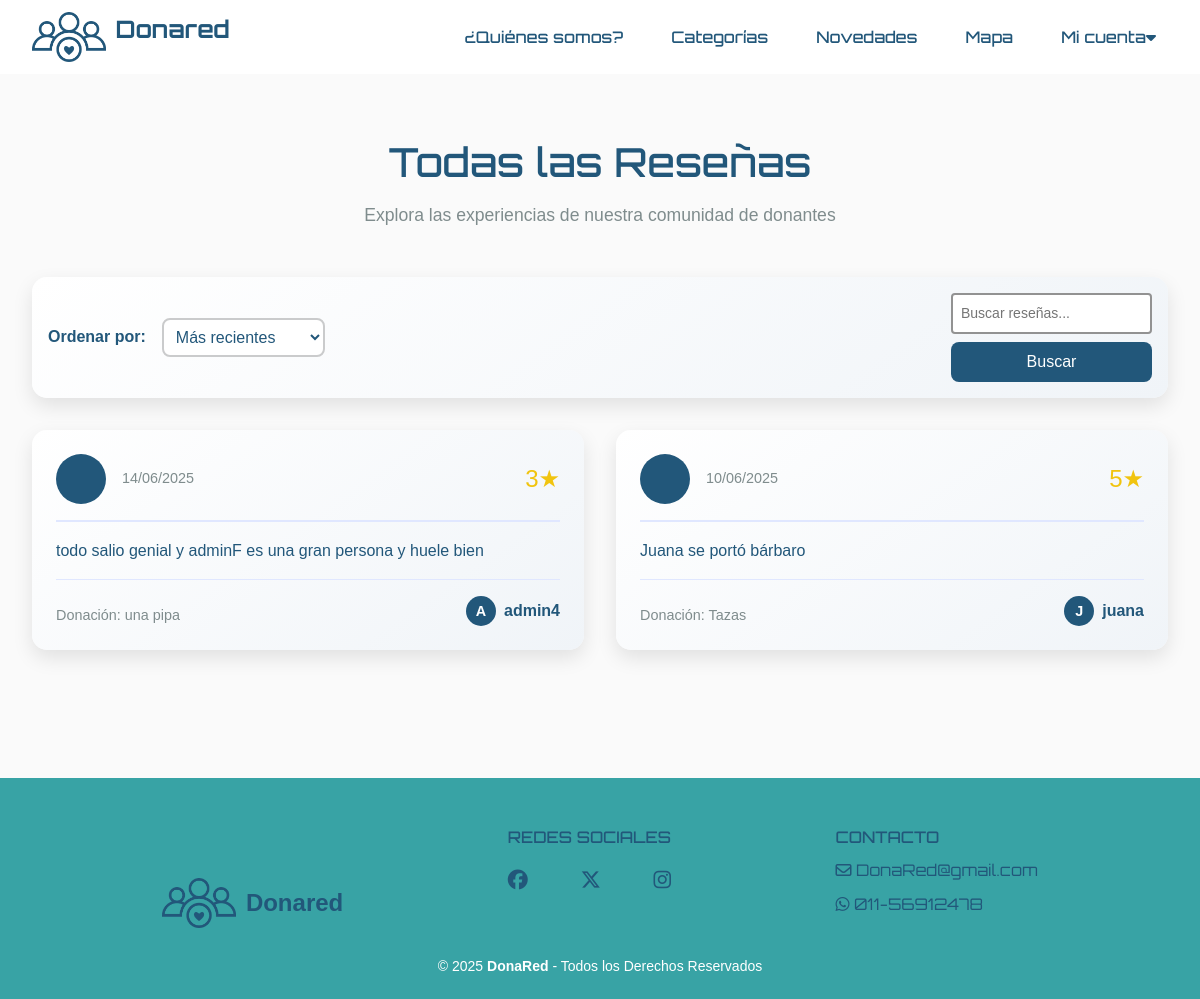
Before: /resenas/ with the older database file.
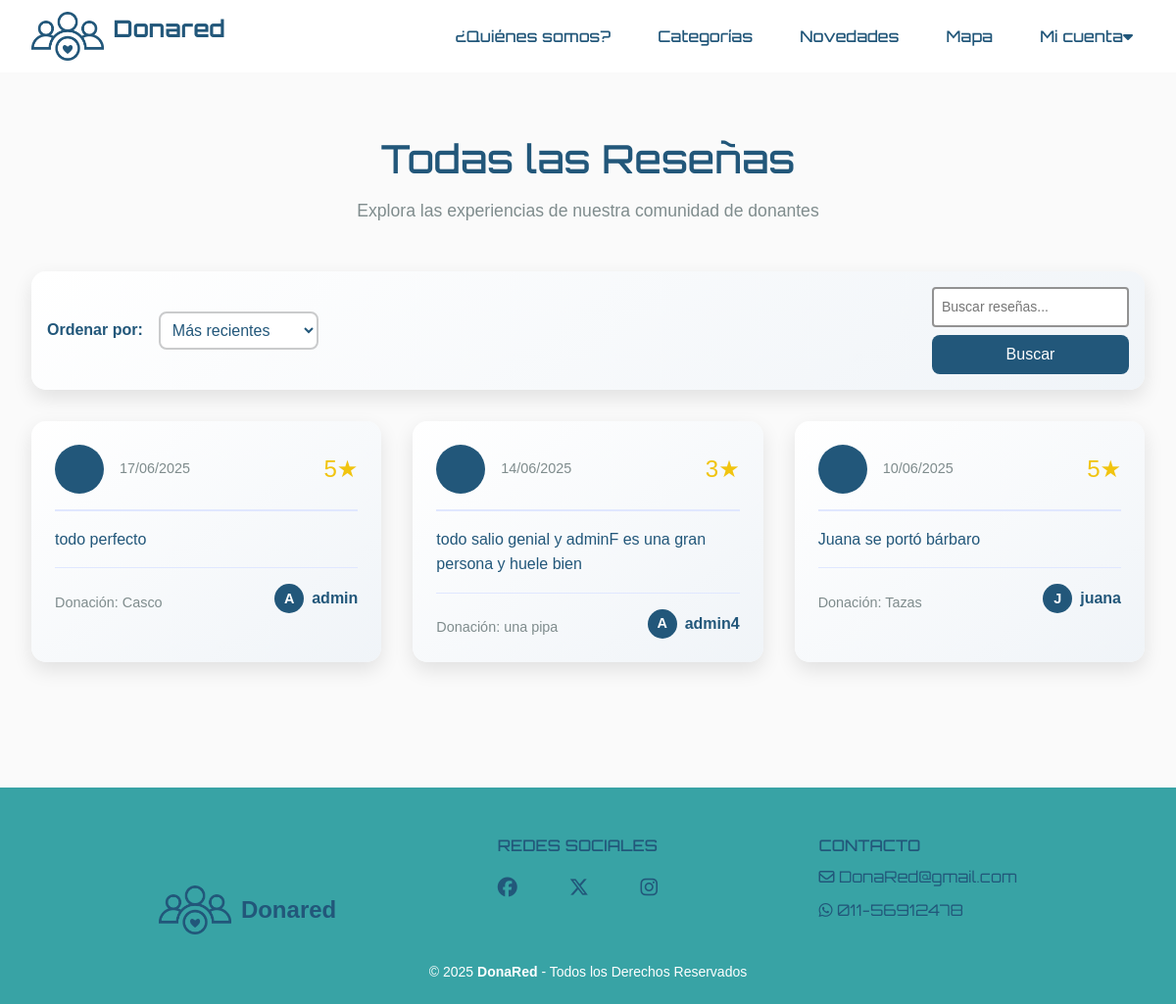
After: the same page with the newer database file.
### donaredapp/models.py (models this page shows, shortened)
class Resena(models.Model):
    ESTADO_CHOICES = [
        ('pending', 'Pendiente'),
        ('approved', 'Aprobada'),
        ('rejected', 'Rechazada'),
    ]
    solicitud = models.OneToOneField('Solicitud', on_delete=models.CASCADE, related_name='resena')
    calificacion = models.IntegerField(
        validators=[MinValueValidator(1), MaxValueValidator(5)],
        help_text="Calificación de 1 a 5 estrellas"
    )
    comentario = models.TextField(max_length=500, blank=True)
    fecha_creacion = models.DateTimeField(auto_now_add=True)
    estado = models.CharField(
        max_length=10,
        choices=ESTADO_CHOICES,
        default='pending',
        help_text="Estado de la reseña"
    )
    class Meta:
        verbose_name = 'Reseña'
        verbose_name_plural = 'Reseñas'
        ordering = ['-fecha_creacion']
    @property
    def estrellas(self):
        """Retorna la calificación en formato de estrellas"""
        return '★' * self.calificacion + '☆' * (5 - self.calificacion)

class Solicitud(models.Model):
    item = models.ForeignKey(Item, on_delete=models.CASCADE, related_name='item_solicitudes')
    donante = models.ForeignKey(User, on_delete=models.CASCADE, related_name='donante_solicitudes')
    beneficiario = models.ForeignKey(User, on_delete=models.CASCADE, related_name='beneficiario_solicitudes')
    fecha_creacion = models.DateTimeField(auto_now_add=True)
    STATUS_CHOICES = [
        ('PENDIENTE', 'Pendiente'),
        ('ACEPTADA', 'Aceptada'),
        ('RECHAZADA', 'Rechazada'),
        ('CONCRETADA', 'Concretada'),
    ]
    estado = models.CharField(max_length=20, choices=STATUS_CHOICES, default='PENDIENTE')
    class Meta:
        unique_together = ['item', 'beneficiario']
        verbose_name = 'Donación'
        verbose_name_plural = 'Donaciones'

class Item(models.Model):
    ESTADO_CHOICES = [
        ("activo", "Activo"),
        ("suspendido", "Suspendido"),
        ("donado", "Donado"),
        ("eliminado", "Eliminado"),
    ]
    nombre = models.CharField(max_length=100)
    descripcion = models.TextField(max_length=500)
    categoria = models.ForeignKey(Categoria, on_delete=models.CASCADE)
    fecha_creacion = models.DateTimeField(auto_now_add=True)
    usuario = models.ForeignKey(
        User,
        on_delete=models.CASCADE,
        related_name='items',
        null=True,
    )
    imagen = models.ImageField(upload_to='items/', null=True, blank=True, default='items/sin_imagen.png')
    domicilio = models.CharField(max_length=255, null=True, blank=True)
    estado = models.CharField(max_length=10, choices=ESTADO_CHOICES, default='activo')
    latitude = models.DecimalField(max_digits=9, decimal_places=6, null=True, blank=True)
    longitude = models.DecimalField(max_digits=9, decimal_places=6, null=True, blank=True)

### donaredapp/views.py (the view, shortened to what this page needs)
# urls.py: path('resenas/', views.ver_todas_resenas, name='ver_todas_resenas'),
def ver_todas_resenas(request):
    resenas = Resena.objects.all()
    search_query = request.GET.get('search', '')
    sort = request.GET.get('sort', 'recent')
    if sort == 'rating':
        resenas = resenas.order_by('-calificacion')
    elif sort == 'oldest':
        resenas = resenas.order_by('fecha_creacion')
    else:  # recent
        resenas = resenas.order_by('-fecha_creacion')
    paginator = Paginator(resenas, 12)  # 12 reseñas por página
    page = request.GET.get('page')
    resenas = paginator.get_page(page)
    return render(request, 'donaredapp/ver_todas_resenas.html', {
        'resenas': resenas,
        'search_query': search_query,
        'sort': sort
    })

### donaredapp/templates/donaredapp/ver_todas_resenas.html (shortened to what this page needs)
{% extends 'donaredapp/base.html' %}
{% load static %}
{% block content %}
<div class="all-reviews">
    <div class="section-header">
        <h2>Todas las Reseñas</h2>
        <p>Explora las experiencias de nuestra comunidad de donantes</p>
    </div>
    <div class="filters">
        <div class="filter-group">
            <label class="filter-label">Ordenar por:</label>
            <select class="filter-select" name="sort" onchange="this.form.submit()">
                <option value="recent" {% if sort == 'recent' %}selected{% endif %}>Más recientes</option>
            </select>
        </div>
        <form class="search-box" method="get">
            <input type="text"
                   class="search-input"
                   name="search"
                   placeholder="Buscar reseñas..."
                   value="{{ search_query }}">
            <button type="submit" class="search-btn">Buscar</button>
        </form>
    </div>
    {% if resenas %}
        <div class="reviews-grid">
            {% for resena in resenas %}
                <div class="review-card">
                    <div class="review-header">
                        <div class="reviewer-info">
                            <div class="reviewer-avatar">
                            </div>
                            <div class="reviewer-details">
                                <div class="review-date">{{ resena.fecha_creacion|date:"d/m/Y" }}</div>
                            </div>
                        </div>
                        <div class="review-rating">
                            {{ resena.calificacion }}★
                        </div>
                    </div>
                    <div class="review-content">
                        {{ resena.comentario }}
                    </div>
                    <div class="review-footer">
                        <div class="review-item">
                            Donación: {{ resena.solicitud.item.nombre }}
                        </div>
                        <a href="{% url 'donaredapp:perfil_donante' resena.solicitud.donante.id %}" class="review-donor">
                            <div class="donor-avatar">
                                {{ resena.solicitud.donante.username|first|upper }}
                            </div>
                            {{ resena.solicitud.donante.username }}
                        </a>
                    </div>
                </div>
            {% endfor %}
        </div>
    {% else %}
        <div class="no-reviews">
            <i class="fas fa-search"></i>
            <h2>No se encontraron reseñas</h2>
            <p>Intenta con otros criterios de búsqueda o filtros.</p>
        </div>
    {% endif %}
</div>
{% endblock %}

Changed rows visible on the page:
added Resena: fecha_creacion "17/06/2025", calificacion "5", comentario "todo perfecto", solicitud.item.nombre "Casco", solicitud.donante.username|first "A", solicitud.donante.username "admin"
